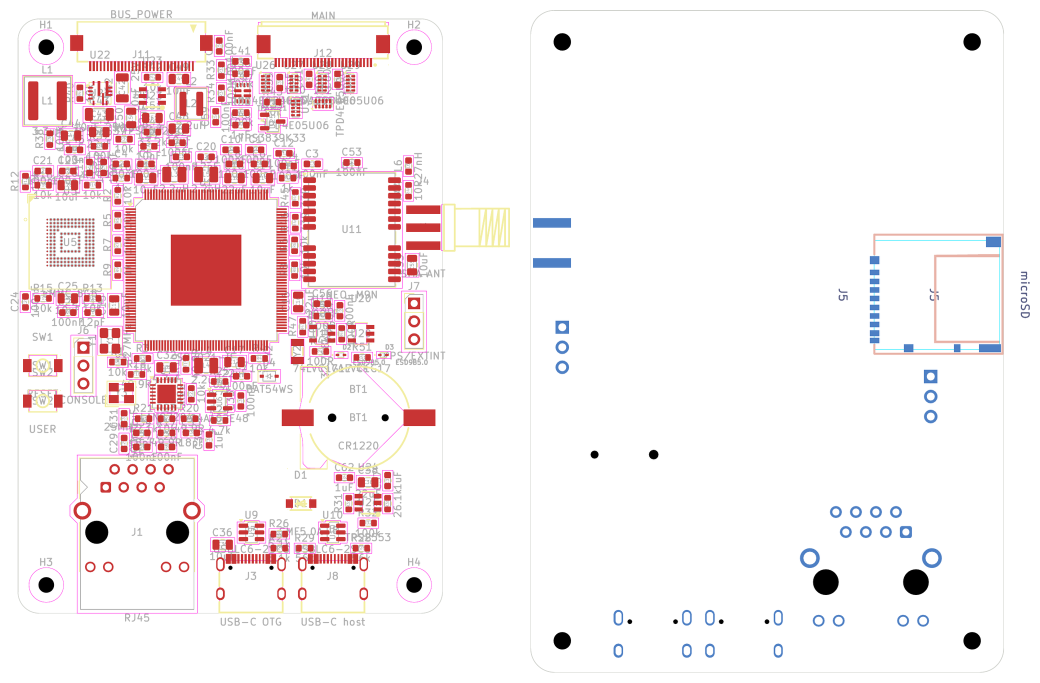
#> input picture SchedaTibbo/pcb-placement-tibbo.png, 2080 x 1366 px, given in place of p0.png, which was not available (shown at 1/2 size)
$ python png_placement.py ../pcb-placement-tibbo.png ../pcb-placement-tibbo.png out.png
#> lines starting #> are read from the running program, lines starting #| are printed output that depends on the picture; pictures that were not available may be replaced by others from this repository, and a replacement may not be noted
"""Affianca top e bottom del placement in un PNG (alternativa a rsvg-convert + ImageMagick): python3 png_placement.py top.pdf bot.pdf out.png"""
import os
import subprocess
import sys
import tempfile
from PIL import Image, ImageChops

tiles = []
with tempfile.TemporaryDirectory() as d:
    for i, pdf in enumerate(sys.argv[1:3]):
        base = os.path.join(d, f"p{i}")
        subprocess.run(["pdftoppm", "-r", "400", "-png", "-singlefile", pdf, base], check=True)
#> (this line was passed over: subprocess is not available in this run)
        im = Image.open(base + ".png").convert("RGB")
#> im is the input picture: PIL image 2080x1366 RGB; mean R, G, B 247.2, 238.4, 239.8
        bbox = ImageChops.difference(im, Image.new("RGB", im.size, "white")).getbbox()
#> bbox = (20, 20, 2060, 1346)
        im = im.crop(bbox)
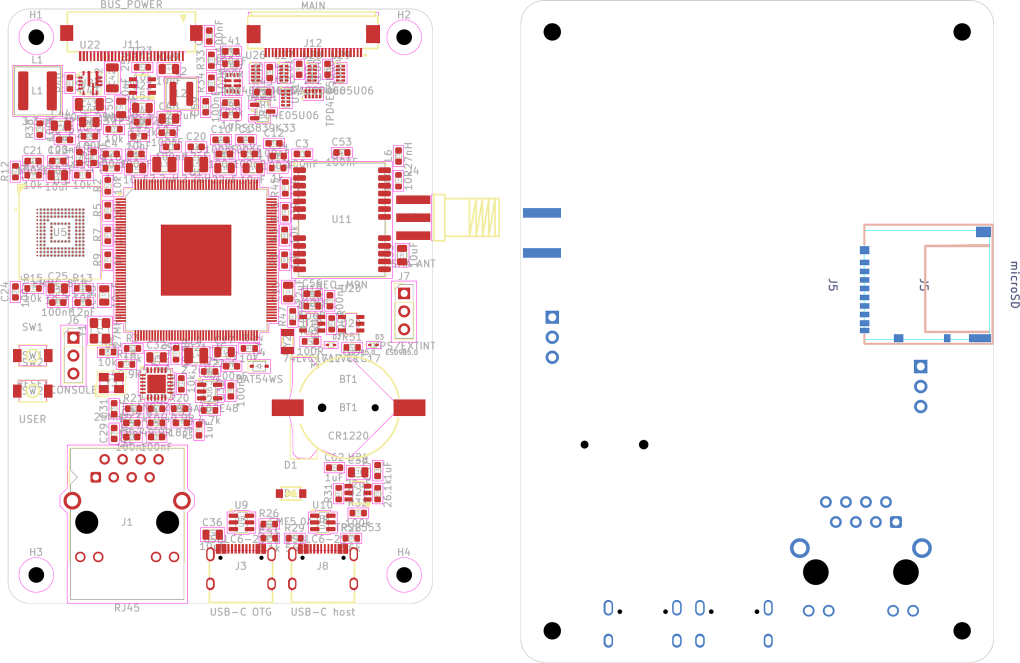
#> im: PIL image 2040x1326 RGB (shown at 1/2 size); mean R, G, B 246.8, 237.6, 239.1
        im = im.resize((1000, round(im.height * 1000 / im.width)), Image.LANCZOS)
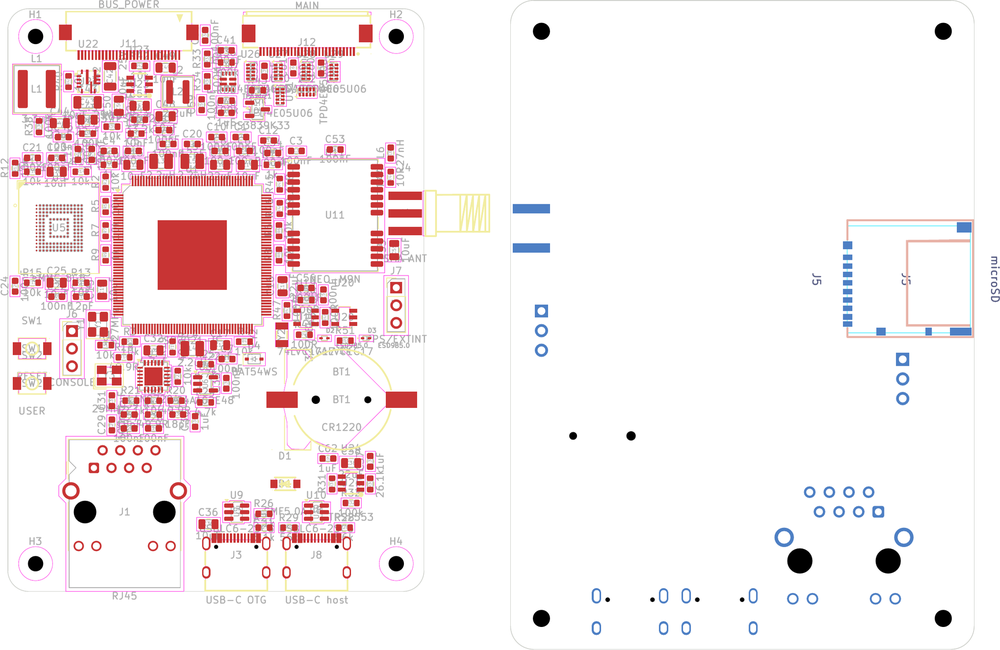
#> im: PIL image 1000x650 RGB; mean R, G, B 246.6, 237.3, 238.8
        tiles.append(im)
b = 20
h = max(t.height for t in tiles)
#> h = 650
out = Image.new("RGB", (sum(t.width for t in tiles) + b * 2 * len(tiles), h + 2 * b), "white")
#> out: PIL image 2080x690 RGB; every value is 255
x = b
for t in tiles:
    out.paste(t, (x, b))
    x += t.width + 2 * b
#> this loop made 2 passes
#> x on passes 1 to 2: 1060, 2100
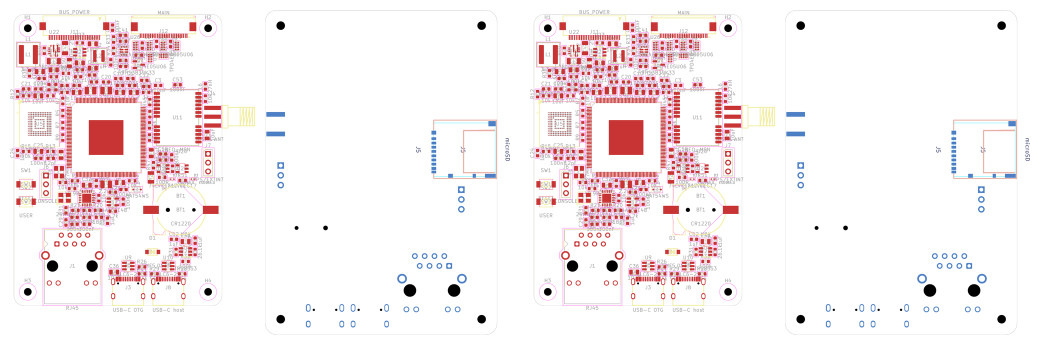
#> out: PIL image 2080x690 RGB (shown at 1/2 size); mean R, G, B 247.4, 239, 240.3
#> after the loop, x = 2100
out.save(sys.argv[3])
print("png:", out.size)
#| png: (2080, 690)
